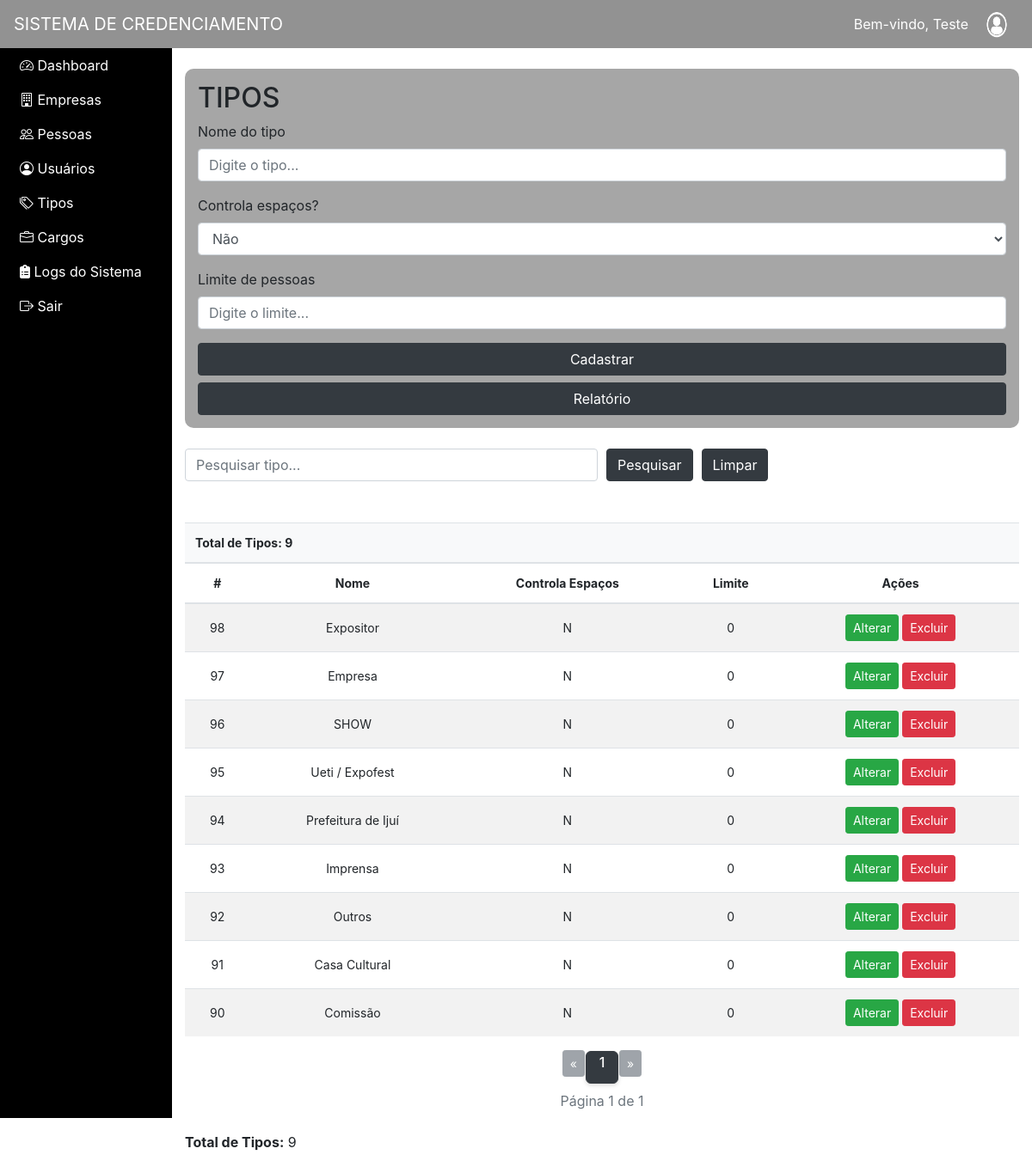
Page /estagiofinal/pag1.php?pagina=TIPOS (signed in) on the committed database.
### tables this page shows
CREATE TABLE `tipos` (
  `ID` int(11) NOT NULL,
  `NOME` varchar(250) DEFAULT NULL,
  `CONTROLA_ESPACOS` char(1) NOT NULL,
  `LIMITE_PESSOAS` int(3) NOT NULL
);

### estagiofinal/tipos.php (the view, shortened to what this page needs)
<?php
include_once('conexao.php');
$nome = isset($_GET['nome']) ? trim($_GET['nome']) : '';
$editar = false;
$dadosEditar = null;
?>
<!DOCTYPE html>
<html lang="pt-br">
<head>
  <link rel="stylesheet" href="https://cdn.jsdelivr.net/npm/bootstrap@4.6.2/dist/css/bootstrap.min.css">
</head>
<body>
<div class="container mt-4 fundo-tabela">
<h2>TIPOS</h2>
<form method="POST">
    <div class="form-group">
      <label>Nome do tipo</label>
      <input type="text"
             class="form-control"
             name="nome"
             placeholder="Digite o tipo..."
             required
             value="<?= $editar ? $dadosEditar['NOME'] : '' ?>">
    </div>
    <div class="form-group">
      <label>Controla espaços?</label>
      <select class="form-control" name="controla_espacos" required>
        <option value="Nao" <?= ($editar && $dadosEditar['CONTROLA_ESPACOS'] == 'Não') ? 'selected' : '' ?>>
          Não
        </option>
      </select>
    </div>
    <div class="form-group">
      <label>Limite de pessoas</label>
      <input type="number"
             class="form-control"
             name="limite_pessoas"
             placeholder="Digite o limite..."
             required
             value="<?= $editar ? $dadosEditar['LIMITE_PESSOAS'] : '' ?>">
    </div>
    <?php if ($editar) { ?>
        <input type="hidden" name="alterar" value="1">
        <input type="hidden" name="id" value="<?= $dadosEditar['ID'] ?>">
        <button class="btn btn-success btn-block">Salvar Alterações</button>
        <a href="pag1.php?pagina=TIPOS"
           class="btn btn-secondary btn-block">
           Cancelar
        </a>
    <?php } else { ?>
        <?php if (($_SESSION['CATEGORIA_ID'] ?? null) == 1) { ?>
        <button    class="btn btn-dark btn-block">Cadastrar</button>
        <?php } else { ?>
            <button    class="btn btn-dark btn-block" disabled>Sem permissão</button>
        <?php } ?>
    <?php } ?>
<a href="relatorios_tipos.php?nome=<?= urlencode($_GET['nome'] ?? '') ?>"
   class="btn btn-dark btn-block"
   target="_blank"
   rel="noopener noreferrer">
    Relatório
</a>
 </form>
 </div>
 <br>
<form method="GET" action="">
    <div class="form-row align-items-end">
        <div class="col-md-6">
           <input type="text"
       class="form-control"
       id="myInput"
       placeholder="Pesquisar tipo..."
       onkeyup="myFunction()">
        </div>
        <div class="col-auto">
            <button type="submit" class="btn btn-dark">
                Pesquisar
            </button>
        </div>
        <div class="col-auto">
            <a href="pag1.php?pagina=TIPOS"
               class="btn btn-dark">
                Limpar
            </a>
        </div>
    </div>
</form>
</div>
<div class="container mt-4">
<?php
$sql = "SELECT * FROM TIPOS WHERE 1=1";
$por_pagina = 10;
$pagina = isset($_GET['pagina_num']) ? intval($_GET['pagina_num']) : 1;
$pagina = max(1, $pagina);
$inicio = ($pagina - 1) * $por_pagina;
$sql_total = "SELECT * FROM TIPOS WHERE 1=1";
$res_total = $conexao->query($sql_total);
$total = ($res_total) ? $res_total->num_rows : 0;
$sql .= " ORDER BY ID DESC LIMIT $inicio, $por_pagina";
$result = $conexao->query($sql);
$por_pagina = 10;
$total_paginas = ceil($total / $por_pagina);
?>
<table id="myTable" class="table table-striped">
    <br>
    <thead>
      <tr>
    <th colspan="12" class="text-left bg-light">
        Total de Tipos: <?php echo $total; ?>
    </th>
</tr>
      <tr>
        <?php if (($_SESSION['CATEGORIA_ID'] ?? null) == 1) { ?>
          <th>#</th>
        <?php } ?>
        <th>Nome</th>
        <th>Controla Espaços</th>
        <th>Limite</th>
        <th>Ações</th>
      </tr>
    </thead>
    <tbody>
      <?php while ($linha = $result->fetch_assoc()) { ?>
        <tr>
          <?php if (($_SESSION['CATEGORIA_ID'] ?? null) == 1) { ?>
            <td><?= $linha['ID'] ?></td>
          <?php } ?>
          <td><?= htmlspecialchars($linha['NOME']) ?></td>
          <td><?= htmlspecialchars($linha['CONTROLA_ESPACOS']) ?></td>
          <td><?= htmlspecialchars($linha['LIMITE_PESSOAS']) ?></td>
          <td>
            <?php if (($_SESSION['CATEGORIA_ID'] ?? null) == 1) { ?>
              <a href="pag1.php?pagina=TIPOS&editar=<?= $linha['ID'] ?>"
                class="btn btn-success btn-sm">
                 Alterar
              </a>
              <a href="pag1.php?pagina=TIPOS&delete=<?= $linha['ID'] ?>"
                 class="btn btn-danger btn-sm"
                 onclick="return confirm('Deseja excluir este tipo?')">
                 Excluir
              </a>
            <?php } else { ?>
              <button class="btn btn-primary btn-sm" disabled>Alterar</button>
              <button class="btn btn-danger btn-sm" disabled>Excluir</button>
            <?php } ?>
          </td>
        </tr>
      <?php } ?>
    </tbody>
    </body>
<div class="text-center mt-2 pagination-custom">
<?php
$max_links = 2;
if ($pagina > 1) {
    echo '<a class="btn btn-dark btn-sm"
            href="?pagina=TIPOS&pagina_num=' . ($pagina - 1) . '&nome=' . urlencode($nome) . '">
            «
          </a>';
} else {
    echo '<span class="btn btn-secondary btn-sm disabled">
            «
          </span>';
}
for ($i = $pagina - $max_links; $i <= $pagina + $max_links; $i++) {
    if ($i < 1 || $i > $total_paginas) continue;
    if ($i == $pagina) {
        echo '<span class="active-page">' . $i . '</span>';
    } else {
        echo '<a class="btn btn-outline-dark btn-sm"
                href="?pagina=TIPOS&pagina_num=' . $i . '&nome=' . urlencode($nome) . '">'
                . $i .
             '</a>';
    }
}
if ($pagina < $total_paginas) {
    echo '<a class="btn btn-dark btn-sm"
            href="?pagina=TIPOS&pagina_num=' . ($pagina + 1) . '&nome=' . urlencode($nome) . '">
            »
          </a>';
} else {
    echo '<span class="btn btn-secondary btn-sm disabled">
            »
          </span>';
}
?>
<p class="text-muted mt-2">
    Página <?= $pagina ?> de <?= $total_paginas ?>
</p>
</div>
    <div class="mt-4">
    <strong>Total de Tipos:</strong> <?= $total ?>
  </div>
  <br>
</html>

### estagiofinal/tipos.php (style rules this page uses)
.fundo-tabela { background-image: url('img/fundologin.png'); background-size: cover; background-position: center; padding: 15px; border-radius: 10px; }
.table td, .table th { vertical-align: middle; text-align: center; font-size: 14px; }
.pagination-custom { margin-top: 20px; margin-bottom: 20px; text-align: center; }
.pagination-custom a, .pagination-custom .active-page { display: inline-block; min-width: 38px; height: 38px; line-height: 24px; margin: 0 1px; border-radius: 6px; font-weight: 500; text-decoration: none; }
.pagination-custom .active-page { background: #343a40; color: #fff; border: 1px solid #343a40; box-shadow: 0 2px 5px rgba(0,0,0,.15); }

### rows in the picture
tipos: ID "98", NOME "Expositor", CONTROLA_ESPACOS "N", LIMITE_PESSOAS "0"
tipos: ID "97", NOME "Empresa", CONTROLA_ESPACOS "N", LIMITE_PESSOAS "0"
tipos: ID "96", NOME "SHOW", CONTROLA_ESPACOS "N", LIMITE_PESSOAS "0"
tipos: ID "95", NOME "Ueti / Expofest", CONTROLA_ESPACOS "N", LIMITE_PESSOAS "0"
tipos: ID "94", NOME "Prefeitura de Ijuí", CONTROLA_ESPACOS "N", LIMITE_PESSOAS "0"
tipos: ID "93", NOME "Imprensa", CONTROLA_ESPACOS "N", LIMITE_PESSOAS "0"
tipos: ID "92", NOME "Outros", CONTROLA_ESPACOS "N", LIMITE_PESSOAS "0"
tipos: ID "91", NOME "Casa Cultural", CONTROLA_ESPACOS "N", LIMITE_PESSOAS "0"
tipos: ID "90", NOME "Comissão", CONTROLA_ESPACOS "N", LIMITE_PESSOAS "0"

### other values in the picture
$nome "Teste"
$total "9"
$pagina "1"
$total_paginas "1"
